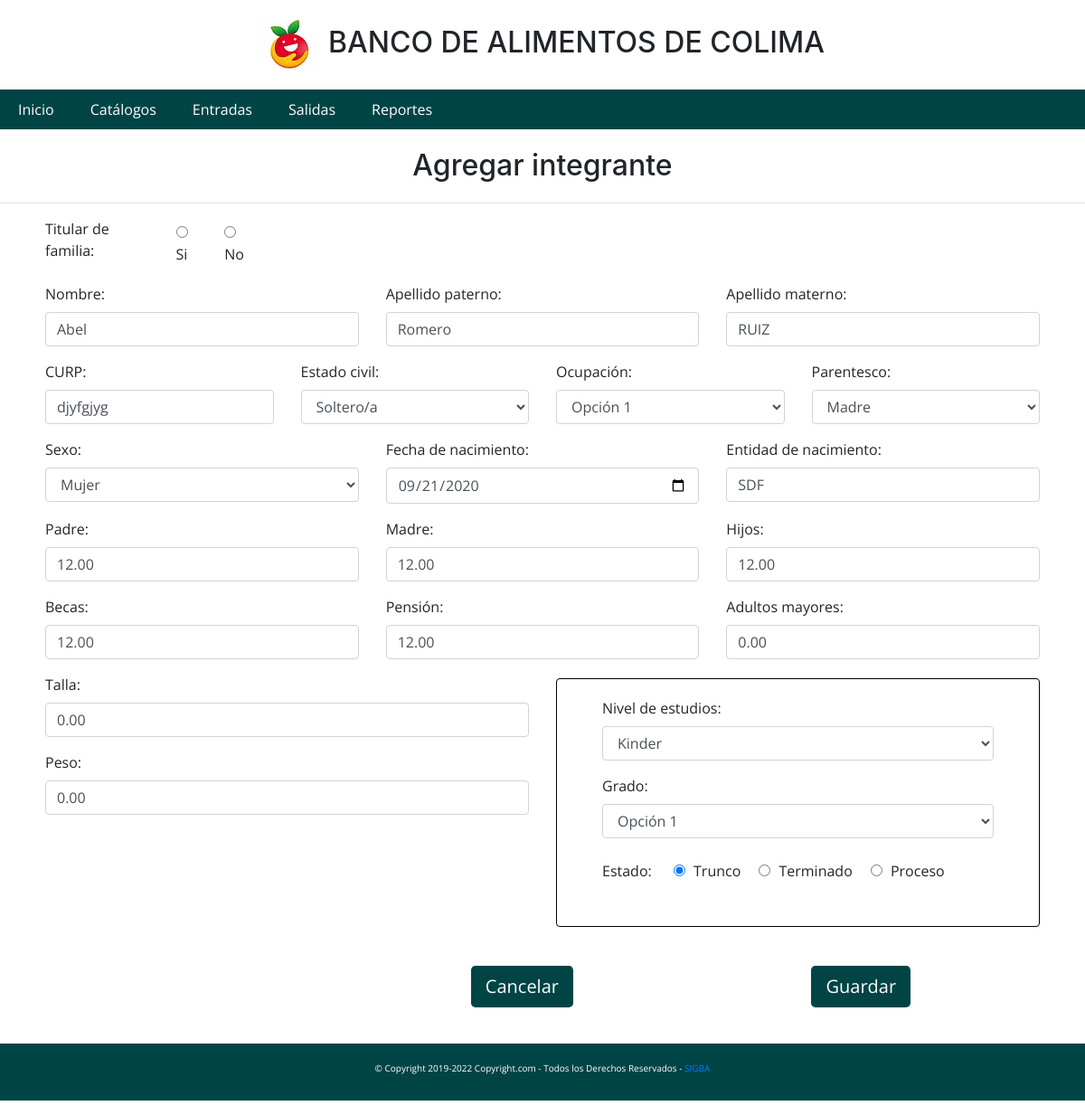
The app's page /catalogos/integrantesupdate.php?id=25, older data.
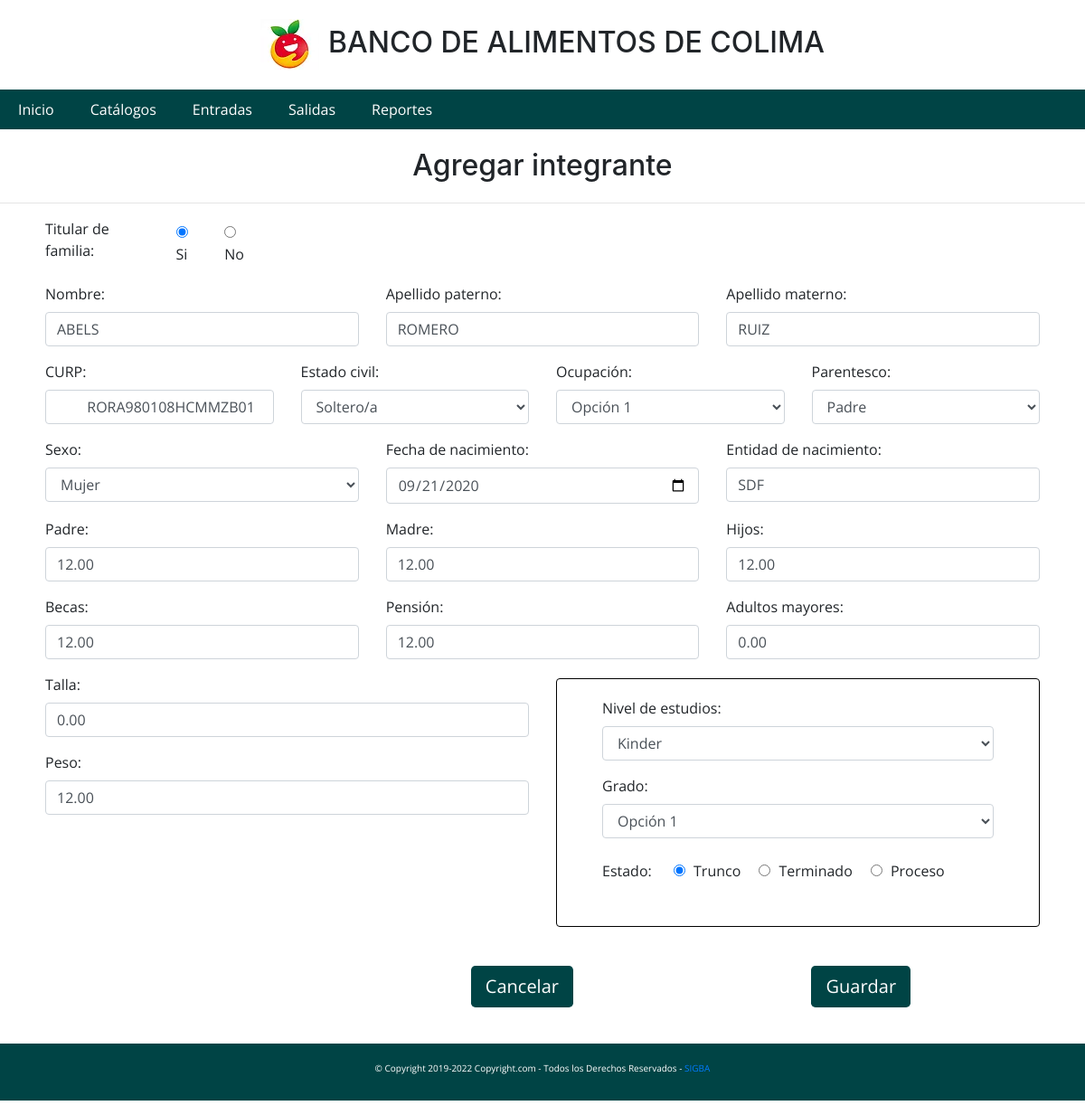
The same page, newer data.
### tables this page shows
CREATE TABLE `integrantes` (
  `id` int(11) NOT NULL,
  `fk_familia` int(11) DEFAULT NULL,
  `nombre` varchar(50) DEFAULT NULL,
  `apellido1` varchar(50) DEFAULT NULL,
  `apellido2` varchar(50) DEFAULT NULL,
  `gefe_familia` varchar(50) DEFAULT '',
  `sexo` char(1) DEFAULT NULL,
  `fecha_nac` date DEFAULT NULL,
  `curp` varchar(20) DEFAULT NULL,
  `entidad` varchar(50) DEFAULT NULL,
  `parentesco` varchar(20) DEFAULT NULL,
  `ocupacion` varchar(50) DEFAULT NULL,
  `estado_estudio` varchar(50) DEFAULT '',
  `grado` varchar(20) DEFAULT NULL,
  `estado_civil` varchar(50) DEFAULT '',
  `nivel_estudios` varchar(50) DEFAULT NULL,
  `padre` double(10,2) NOT NULL,
  `madre` double(10,2) NOT NULL,
  `hijos` double(10,2) NOT NULL,
  `becas` double(10,2) NOT NULL,
  `pension` double(10,2) NOT NULL,
  `talla` double(10,2) NOT NULL,
  `peso` double(10,2) NOT NULL,
  `adultos` double(10,2) NOT NULL
);

### catalogos/integrantesupdate.php (the view, shortened to what this page needs)
<!DOCTYPE html>
<html lang="en">
<head>
    <link rel="stylesheet" href="../Frameworks/css/normalize.css">
    <link rel="stylesheet" href="../Frameworks/datatables.css">
    <link rel="stylesheet" href="../Frameworks/css/estilo.css">
</head>
<?php
$id = $_GET['id'];
require('procesos/conexion.php');
$sql = " SELECT  * from integrantes WHERE id = '$id' ";
$resultado = mysqli_query($conn, $sql);
$rows = mysqli_fetch_array($resultado);
$gefe=$rows['gefe_familia'];
$estado=$rows['estado_estudio'];
?>
<body>
    <h1 class="titulo">Agregar integrante</h1>
    <hr>
    <div class="tabla-lg">
        <form id="integrantesupdate" method="post">
            <div class="row">
                <div class="col-3">
                    <div class="form-group">
                        <div class="form-check-inline">
                            <label for="">Titular de familia:</label>
                            <div class="form-check">
                                <input class="form-check-input" type="radio" name="titular" id="titular"
                                    <?php if($gefe=='SI') print "checked=true"?> value="SI" required>
                                <label class="form-check-label" for="inlineRadio1">Si</label>
                            </div>
                            <div class="form-check">
                                <input class="form-check-input" type="radio" name="titular" id="titular"
                                    <?php if($gefe=='NO') print "checked=true"?> value="NO" required>
                                <label class="form-check-label" for="inlineRadio2">No</label>
                            </div>
                        </div>
                    </div>
                </div>
                <div class="col-9"></div>
            </div>
            <div class="row">
                <div class="col-4">
                    <div class="form-group">
                        <label for="">Nombre:</label>
                        <input type="text" id="nombre" class="form-control" value="<?=$rows['nombre']?>" required>
                    </div>
                </div>
                <div class="col-4">
                    <div class="form-group">
                        <label for="">Apellido paterno:</label>
                        <input type="text" id="apellido1"value="<?=$rows['apellido1']?>" class="form-control" required>
                    </div>
                </div>
                <div class="col-4">
                    <div class="form-group">
                        <label for="">Apellido materno:</label>
                        <input type="text" id="apellido2"value="<?=$rows['apellido2']?>" class="form-control" required>
                    </div>
                </div>
            </div>
            <div class="row">
                <div class="col-3">
                    <div class="form-group">
                        <label for="">CURP:</label>
                        <input type="text" id="curp"value="<?=$rows['curp']?>" class="form-control" required>
                    </div>
                </div>
                <div class="col-3">
                    <div class="form-group">
                        <label for="">Estado civil:</label>
                        <select name="" id="estado_civil" class="form-control" required>
                            <option value="soltero" <?php if($rows['estado_civil']=='soltero') print "selected"?>>Soltero/a</option>
                        </select>
                    </div>
                </div>
                <div class="col-3">
                    <div class="form-group">
                        <label for="">Ocupación:</label>
                        <select name="" id="ocupacion" class="form-control" required>
                            <option value="rr">Opción 1</option>
                        </select>
                    </div>
                </div>
                <div class="col-3">
                    <div class="form-group">
                        <label for="">Parentesco:</label>
                        <select name="" id="parentesco" class="form-control" required>
                            <option value="Padre" <?php if($rows['parentesco']=='Padre') print "selected"?>>Padre</option>
                            <option value="Madre" <?php if($rows['parentesco']=='Madre') print "selected"?>>Madre</option>
                        </select>
                    </div>
                </div>
            </div>
            <div class="row">
                <div class="col-4">
                    <div class="form-group">
                        <label for="">Sexo:</label>
                        <select name="" id="sexo" class="form-control" required>
                            <option value="M" <?php if($rows['sexo']=='M') print "selected"?>>Mujer</option>
                        </select>
                    </div>
                </div>
                <div class="col-4">
                    <div class="form-group">
                        <label for="">Fecha de nacimiento:</label>
                        <input type="date" id="fecha" class="form-control" value="<?=$rows['fecha_nac']?>" required>
                    </div>
                </div>
                <div class="col-4">
                    <div class="form-group">
                        <label for="">Entidad de nacimiento:</label>
                        <input type="text" id="entidad"value="<?=$rows['entidad']?>"  class="form-control" required>
                    </div>
                </div>
            </div>
            <div class="row">
                <div class="col-4">
                    <div class="form-group">
                        <label for="">Padre:</label>
                        <input type="text" placeholder="$"value="<?=$rows['padre']?>"  id="padre" class="form-control" required>
                    </div>
                </div>
                <div class="col-4">
                    <div class="form-group">
                        <label for="">Madre:</label>
                        <input type="text" id="madre" placeholder="$"value="<?=$rows['madre']?>"  class="form-control" required>
                    </div>
                </div>
                <div class="col-4">
                    <div class="form-group">
                        <label for="">Hijos:</label>
                        <input type="text" id="hijos" placeholder="$"value="<?=$rows['hijos']?>"  class="form-control" required>
                    </div>
                </div>
            </div>
            <div class="row">
                <div class="col-4">
                    <div class="form-group">
                        <label for="">Becas:</label>
                        <input type="text" id="becas" placeholder="$"value="<?=$rows['becas']?>"  class="form-control" required>
                    </div>
                </div>
                <div class="col-4">
                    <div class="form-group">
                        <label for="">Pensión:</label>
                        <input type="text" id="pension" placeholder="$" value="<?=$rows['pension']?>" class="form-control" required>
                    </div>
                </div>
                <div class="col-4">
                    <div class="form-group">
                        <label for="">Adultos mayores:</label>
                        <input type="text" id="adultos" placeholder="$" value="<?=$rows['adultos']?>"class="form-control" required>
                    </div>
                </div>
            </div>
            <div class="row">
                <div class="col-6">
                    <div class="form-group">
                        <label for="">Talla:</label>
                        <input type="text" id="talla" value="<?=$rows['talla']?>"class="form-control" required>
                    </div>
                    <div class="form-group">
                        <label for="">Peso:</label>
                        <input type="text" id="peso" value="<?=$rows['peso']?>" class="form-control" required>
                    </div>
                </div>
                <div class="col-6">
                    <div class="formulario z">
                        <div class="row">
                            <div class="col-12">
                                <div class="form-group">
                                    <label for="">Nivel de estudios:</label>
                                    <select name="" id="nivel_estudios" class="form-control" required>
                                        <option value="Kinder" <?php if($rows['nivel_estudios']=='Kinder') print "selected"?>>Kinder</option>
                                    </select>
                                </div>
                            </div>
                        </div>
                        <div class="row">
                            <div class="col-12">
                                <label for="">Grado:</label>
                                <select name="" id="grado" class="form-control" required>
                                    <option value="hola">Opción 1</option>
                                </select>
                            </div>
                        </div>
                        <br>
                        <div class="row">
                            <div class="col-12">
                                <div class="form-group">
                                    <label for="">Estado:</label>
                                    <div class="form-check-inline">
                                        <div class="form-check ">
                                            <input class="form-check-input" type="radio" name="estado" id="estado"
                                                value="TRUNCO" <?php if($estado=='TRUNCO') print "checked=true"?>  required>
                                            <label class="form-check-label" for="inlineRadio1">Trunco</label>
                                        </div>
                                        <div class="form-check ">
                                            <input class="form-check-input" type="radio" name="estado" id="estado"
                                                value="TERMINADO" <?php if($estado=='TERMINADO') print "checked=true"?>required>
                                            <label class="form-check-label" for="inlineRadio2">Terminado</label>
                                        </div>
                                        <div class="form-check ">
                                            <input class="form-check-input" type="radio" name="estado" id="estado"
                                                value="PROCESO" <?php if($estado=='PROCESO') print "checked=true"?>required>
                                            <label class="form-check-label" for="inlineRadio2">Proceso</label>
                                        </div>
                                    </div>
                                </div>
                            </div>
                        </div>
                    </div>
                </div>
            </div>
            <br>
            <br>
            <div class="row">
                <div class="col-5"></div>
                <div class="col-3">
                    <a href="integrantes.php?idfamilia=<?php echo $idfamilia; ?>" class="btn btn-lg btn-primary"
                        title="Ir la página anterior">Cancelar</a>
                </div>
                <div class="col-1"></div>
                <div class="col-3">
                    <button class="btn btn-lg btn-primary" type="submit">Guardar</button>
                </div>
            </div>
        </form>
    </div>
</body>
</html>

### Frameworks/css/estilo.css (style rules this page uses)
* { margin: 0px; padding: 0px; font-family: 'Open Sans', sans-serif; }
.tabla-lg { padding: 0px 50px 30px 50px; }
ul, ol { list-style: none; }
.nave>li { float: left; }
#navegacion { width: 100%; font-family: Arial, Helvetica, sans-serif; height: 44px; background-color: #004445; }
.nave li a { background-color:#004445; color: #fff; text-decoration: none; padding: 10px 20px; display: block; }
.titulo { text-align: center }
.logo { padding-right: 10px; }
#footer { margin-top: 10px; text-align: center; color: #fff; background-color: #004445; font-size: 10px; padding: 20px 0 20px; }
.formulario { height: 100%; padding: 20px 50px 20px 50px; margin-top: 5px; }
div.formulario { border: 1px solid black; border-radius: 4px; }
li { list-style-type: none; }
.menu-pegajoso { z-index: 1000; width: 100%; position: sticky; top:0; }
.btn { background-color: #004445; color: white; border: black; }

Row changes from the older to the newer data that the page shows:
changed integrantes "Mujer": gefe_familia (not shown) → "☑"; nombre "Abel" → "ABELS"; peso "0.00" → "12.00"; estado_civil "Soltero/a" → (not shown); parentesco "Madre" → (not shown); nivel_estudios "Kinder" → (not shown)
Text that changed along with them:
form field value: "Romero" → "ROMERO"
form field value: "djyfgjyg" → "RORA980108HCMMZB01"
form field value: (not shown) → "Soltero/a"
form field value: (not shown) → "Padre"
form field value: (not shown) → "Kinder"
form field titular: "☐" → (not shown)
